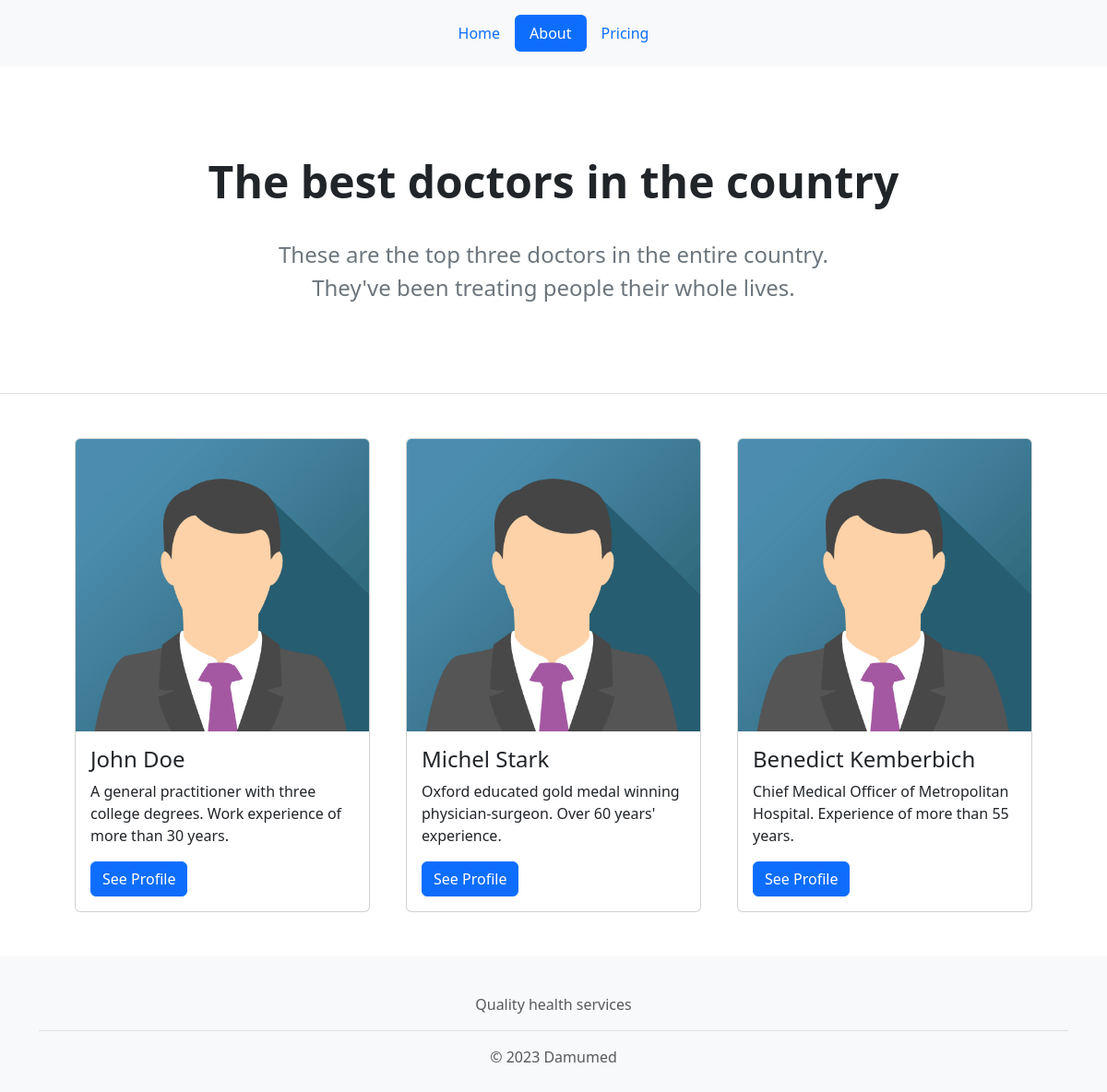
/about, run on the app's committed database.
### tables this page shows
CREATE TABLE doctors (
    id INTEGER PRIMARY KEY AUTOINCREMENT,
    name TEXT NOT NULL,
    description TEXT
);

### main.py (the view)
        @staticmethod
        @app.route("/about")
        def about():
            about_active = class_active
            doctors = Database.select(
                db="database/doctors.db",
                table="doctors",
                columns=["name", "description"],
            )
            return render_template(
                "about.html", about_active=about_active, doctors=doctors
            )

### main.py (called while the page is built)
    @staticmethod
    def query(
        db: str, sql: str, args: tuple, many: bool = True
    ) -> list[tuple] or tuple:
        try:
            with sqlite3.connect(db) as connection:
                cursor = connection.cursor()
                cursor.execute(sql, args)
                if many:
                    return cursor.fetchall()
                return cursor.fetchone()
        except Exception as error:
            print(error)

    @staticmethod
    def select(
        db: str, table: str, columns: list[str], id: int = None
    ) -> list[tuple] or tuple:
        query = "SELECT {} FROM {}".format(", ".join(columns), table)
        if not id:
            return Database.query(db=db, sql=query, args=())
        return Database.query(
            sql=f"{query} WHERE id =?",
            args=(id,),
            many=False,
        )

### templates/about.html
{% extends "components/index.html" %}
{% block main %}
<div class="bg-white text-secondary px-4 py-5 text-center border-bottom">
    <div class="py-4">
      <h1 class="display-5 fw-bold text-dark py-4">The best doctors in the country</h1>
      <div class="col-lg-7 mx-auto">
        <p class="fs-4 mb-4">These are the top three doctors in the entire country. They've been treating people their whole lives.</p>
      </div>
    </div>
</div>
<div class="bg-white px-4 py-5">
    <div class="container d-flex justify-content-evenly">
        {% for name, description in doctors %}
        <div class="card animated" style="width: 20rem;">
            <img class="card-img-top" src="{{ url_for('static', filename='src/avatar.png') }}" alt="image" style="width:100%">
            <div class="card-body">
              <h4 class="card-title">{{ name }}</h4>
              <p class="card-text">{{ description }}</p>
              <a href="" class="btn btn-primary">See Profile</a>
            </div>
        </div>
        {% endfor %}
    </div>
</div>
{% endblock main %}

### templates/components/index.html (shortened to what this page needs)
<!DOCTYPE html>
<html lang="en">
<head>
    <link rel="stylesheet" href="{{ url_for('static', filename='style.css') }}">
    <link rel="stylesheet" href="{{ url_for('static', filename='bootstrap/css/bootstrap.css') }}">
</head>
<body class="d-flex flex-column h-100 bg-light" style="overflow-x: hidden;">
    <div class="container">
        <header class="d-flex justify-content-center py-3">
          <ul class="nav nav-pills">
            <li class="nav-item animated"><a href="http://127.0.0.1:8000/" class="nav-link {% if home_active %}{{home_active}}{% endif %}" aria-current="page">Home</a></li>
            <li class="nav-item animated"><a href="http://127.0.0.1:8000/about" class="nav-link {% if about_active %}{{about_active}}{% endif %}">About</a></li>
            <li class="nav-item animated"><a href="http://127.0.0.1:8000/pricing" class="nav-link {% if pricing_active %}{{pricing_active}}{% endif %}">Pricing</a></li>
          </ul>
        </header>
      </div>
    <main>
        {% block main %}{% endblock main %}
    </main>
    <div class="container">
        <footer class="py-3 my-4">
            <p class="text-center text-body-secondary border-bottom pb-3 mb-3">Quality health services</p>
            <p class="text-center text-body-secondary">© 2023 Damumed</p>
        </footer>
    </div>
</body>
</html>

### static/style.css (style rules this page uses)
.animated { transition: transform 0.3s ease; }

### data on the page
doctors: name "John Doe", description "A general practitioner with three college degrees. Work experience of more than 30 years."
doctors: name "Michel Stark", description "Oxford educated gold medal winning physician-surgeon. Over 60 years' experience."
doctors: name "Benedict Kemberbich", description "Chief Medical Officer of Metropolitan Hospital. Experience of more than 55 years."
